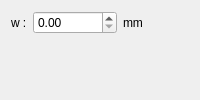
                        <widget class="QWidget" name="stack_cube_press">
                         <layout class="QGridLayout" name="gridLayout_19">
                          <item row="1" column="1">
                           <spacer name="verticalSpacer_14">
                            <property name="orientation">
                             <enum>Qt::Vertical</enum>
                            </property>
                            <property name="sizeHint" stdset="0">
                             <size>
                              <width>20</width>
                              <height>40</height>
                             </size>
                            </property>
                           </spacer>
                          </item>
                          <item row="0" column="3">
                           <spacer name="horizontalSpacer_6">
                            <property name="orientation">
                             <enum>Qt::Horizontal</enum>
                            </property>
                            <property name="sizeHint" stdset="0">
                             <size>
                              <width>40</width>
                              <height>20</height>
                             </size>
                            </property>
                           </spacer>
                          </item>
                          <item row="0" column="2">
                           <widget class="QLabel" name="label_5">
                            <property name="text">
                             <string>mm</string>
                            </property>
                           </widget>
                          </item>
                          <item row="0" column="1">
                           <widget class="QDoubleSpinBox" name="doubleSpinBox_specimen_cube_w">
                            <property name="maximum">
                             <double>999999.000000000000000</double>
                            </property>
                            <property name="singleStep">
                             <double>0.100000000000000</double>
                            </property>
                           </widget>
                          </item>
                          <item row="0" column="0">
                           <widget class="QLabel" name="label_3">
                            <property name="text">
                             <string>w :</string>
                            </property>
                           </widget>
                          </item>
                         </layout>
                        </widget>
